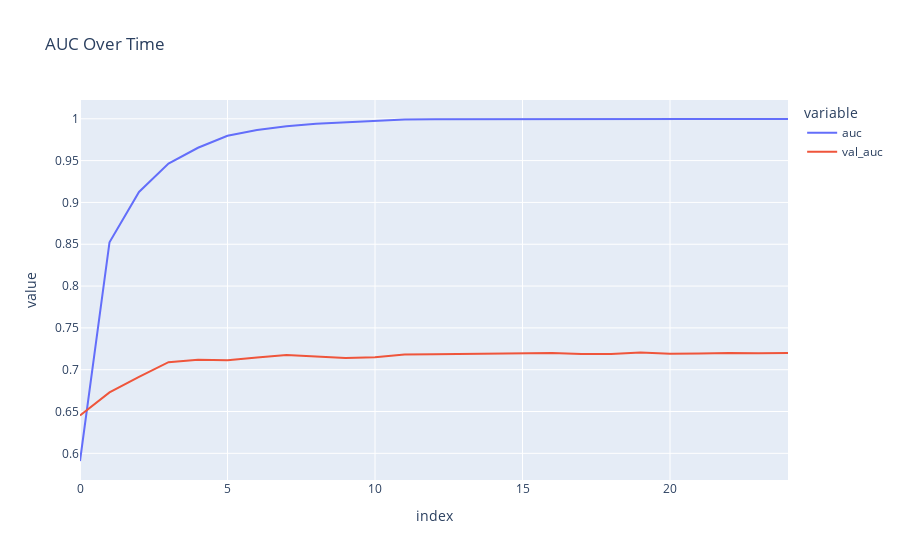

Source (notebook cell):
### Code cell
fig = px.line(
    history.history,
    y = ['auc', 'val_auc'],
    labels = {'x': 'Epoch', 'y': 'AUC'},
    title = 'AUC Over Time'
)
fig.show()

### Figure 1 — Plotly figure (JSON) as saved in the notebook; plotly's stock layout.template omitted (floating-point values rounded to 4 significant figures)
{"data": [{"hovertemplate": "variable=auc<br>index=%{x}<br>value=%{y}<extra></extra>", "legendgroup": "auc", "line": {"color": "#636efa", "dash": "solid"}, "marker": {"symbol": "circle"}, "mode": "lines", "name": "auc", "orientation": "v", "showlegend": true, "type": "scatter", "x": [0, 1, 2, 3, 4, 5, 6, 7, 8, 9, 10, 11, 12, 13, 14, 15, 16, 17, 18, 19, 20, 21, 22, 23, 24], "xaxis": "x", "y": [0.5908, 0.8523, 0.9126, 0.9465, 0.9653, 0.9797, 0.9867, 0.9911, 0.9939, 0.9958, 0.9969, 0.999, 0.9994, 0.9995, 0.9995, 0.9996, 0.9996, 0.9996, 0.9996, 0.9996, 0.9996, 0.9998, 0.9998, 0.9998, 0.9998], "yaxis": "y"}, {"hovertemplate": "variable=val_auc<br>index=%{x}<br>value=%{y}<extra></extra>", "legendgroup": "val_auc", "line": {"color": "#EF553B", "dash": "solid"}, "marker": {"symbol": "circle"}, "mode": "lines", "name": "val_auc", "orientation": "v", "showlegend": true, "type": "scatter", "x": [0, 1, 2, 3, 4, 5, 6, 7, 8, 9, 10, 11, 12, 13, 14, 15, 16, 17, 18, 19, 20, 21, 22, 23, 24], "xaxis": "x", "y": [0.6453, 0.6728, 0.6913, 0.7089, 0.7118, 0.7113, 0.7146, 0.7176, 0.7157, 0.7141, 0.715, 0.7181, 0.7185, 0.7191, 0.7192, 0.7198, 0.7201, 0.7188, 0.7189, 0.7205, 0.719, 0.7193, 0.72, 0.7198, 0.7199], "yaxis": "y"}], "layout": {"legend": {"title": {"text": "variable"}, "tracegroupgap": 0}, "title": {"text": "AUC Over Time"}, "xaxis": {"anchor": "y", "domain": [0, 1], "title": {"text": "index"}}, "yaxis": {"anchor": "x", "domain": [0, 1], "title": {"text": "value"}}}}
